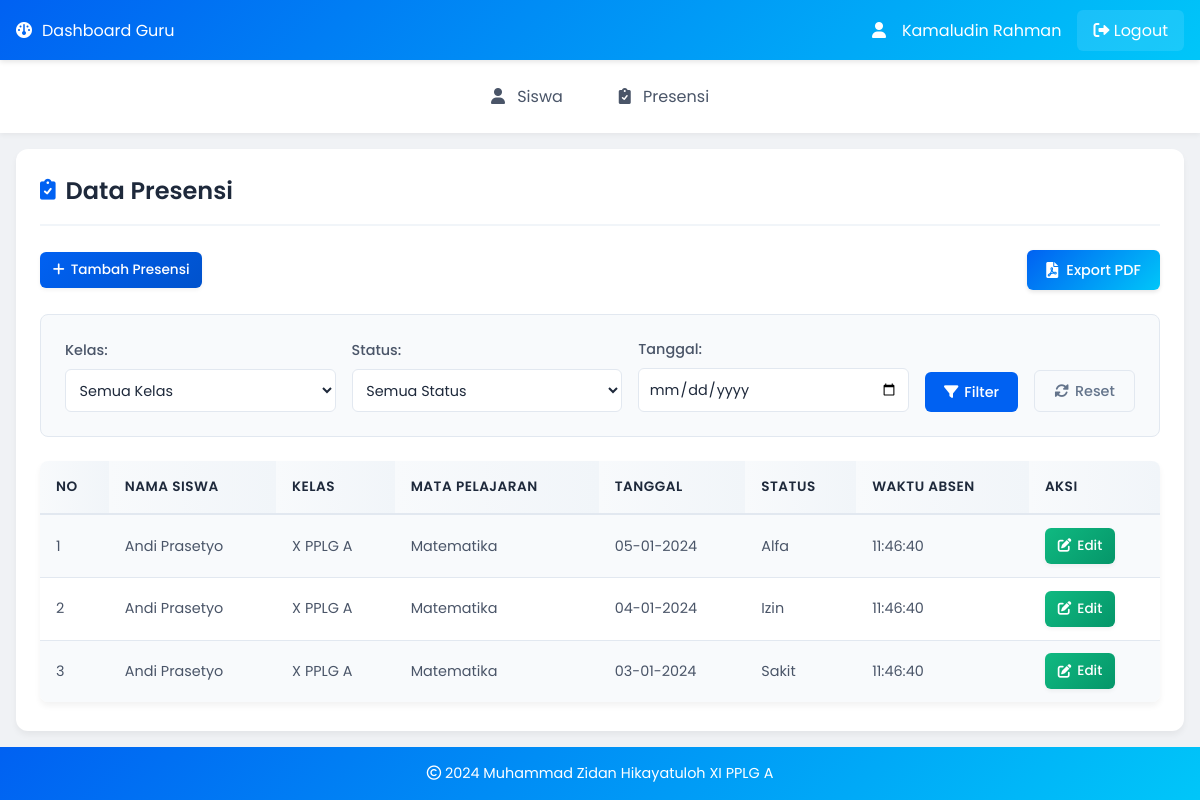
The app's page /guru/data_presensi.php (signed in) with its own data.
### tables this page shows
CREATE TABLE `presensi` (
  `id_presensi` int(11) NOT NULL,
  `id_siswa` int(11) NOT NULL,
  `id_mapel` int(11) NOT NULL,
  `tanggal` date NOT NULL,
  `status` enum('Hadir','Sakit','Izin','Alfa') NOT NULL,
  `waktu_absen` timestamp NOT NULL DEFAULT current_timestamp() ON UPDATE current_timestamp()
);

CREATE TABLE `siswa` (
  `id_siswa` int(11) NOT NULL,
  `nama_lengkap` varchar(100) NOT NULL,
  `id_kelas` int(11) NOT NULL,
  `NISN` varchar(20) NOT NULL,
  `jenis_kelamin` enum('L','P') NOT NULL,
  `username` varchar(50) NOT NULL,
  `password` varchar(255) NOT NULL
);

CREATE TABLE `mapel` (
  `id_mapel` int(11) NOT NULL,
  `nama_mapel` varchar(100) NOT NULL
);

### guru/data_presensi.php (the view, shortened to what this page needs)
<?php
include '../koneksi.php';
$id_guru = $_SESSION['guru']['id_guru'];
$query_mapel = mysqli_query($koneksi, "SELECT mapel FROM guru WHERE id_guru = '$id_guru'");
$mapel_guru = mysqli_fetch_assoc($query_mapel);
$query_mapel = "SELECT id_mapel FROM mapel WHERE nama_mapel = '$mapel_guru[mapel]'";
$result_mapel = mysqli_query($koneksi, $query_mapel);
$id_mapel = mysqli_fetch_assoc($result_mapel)['id_mapel'];
?>
<!DOCTYPE html>
<html lang="en">
<head>
    <link rel="stylesheet" href="../style2.css?v=<?php echo time(); ?>">
    <link href="https://cdnjs.cloudflare.com/ajax/libs/font-awesome/6.0.0/css/all.min.css" rel="stylesheet">
</head>
<body>
    <header>
        <i class="fas fa-dashboard"></i> Dashboard Guru
        <div class="user-info">
            <i class="fas fa-user"></i> <?php echo $_SESSION['guru']['nama_lengkap']; ?>
            <a href="../logout.php" class="logout-btn"><i class="fas fa-sign-out-alt"></i> Logout</a>
        </div>
    </header>
    <nav>
        <a href="data_siswa.php"><i class="fas fa-user"></i> Siswa</a>
        <a href="data_presensi.php"><i class="fas fa-clipboard-check"></i> Presensi</a>
    </nav>
    <div class="container">
        <h1><i class="fas fa-clipboard-check"></i> Data Presensi</h1>
        <div class="action-container">
            <a href="../fungsi/tambah.php?table=presensi" class="crud-button add-button">
                <i class="fas fa-plus"></i> Tambah Presensi
            </a>
            <a href="export_pdf.php?<?php echo http_build_query($_GET); ?>" class="crud-button export-button">
                <i class="fas fa-file-pdf"></i> Export PDF
            </a>
        </div>
        <div class="filter-container">
            <form action="" method="GET" class="filter-form">
                <div class="filter-group">
                    <label>Kelas:</label>
                    <select name="kelas" class="filter-select">
                        <option value="">Semua Kelas</option>
                    </select>
                </div>
                <div class="filter-group">
                    <label>Status:</label>
                    <select name="status" class="filter-select">
                        <option value="">Semua Status</option>
                    </select>
                </div>
                <div class="filter-group">
                    <label>Tanggal:</label>
                    <input type="date" name="tanggal" value="<?php date('Y-m-d'); ?>" class="filter-date">
                </div>
                <button type="submit" class="filter-button">
                    <i class="fas fa-filter"></i> Filter
                </button>
                <a href="data_presensi.php" class="reset-button">
                    <i class="fas fa-sync-alt"></i> Reset
                </a>
            </form>
        </div>
        <table class="data-table">
            <tr>
                <th>No</th>
                <th>Nama Siswa</th>
                <th>Kelas</th>
                <th>Mata Pelajaran</th>
                <th>Tanggal</th>
                <th>Status</th>
                <th>Waktu Absen</th>
                <th>Aksi</th>
            </tr>
            <?php
            $no = 1;
            $where = ["j.id_guru = '$id_guru'"];
            $where_clause = implode(" AND ", $where);
            $query = "SELECT p.*, s.nama_lengkap, m.nama_mapel,
                      CONCAT(k.tingkatan, ' ', k.jurusan, ' ', k.kelas) as nama_kelas
                      FROM presensi p
                      JOIN siswa s ON p.id_siswa = s.id_siswa
                      JOIN mapel m ON p.id_mapel = m.id_mapel
                      JOIN kelas k ON s.id_kelas = k.id_kelas
                      JOIN jadwal j ON k.id_kelas = j.id_kelas
                      WHERE $where_clause
                      ORDER BY p.tanggal DESC, s.nama_lengkap ASC";
            $data = mysqli_query($koneksi, $query);
            while($d = mysqli_fetch_array($data)){
            ?>
            <tr>
                <td><?php echo $no++; ?></td>
                <td><?php echo $d['nama_lengkap']; ?></td>
                <td><?php echo $d['nama_kelas']; ?></td>
                <td><?php echo $d['nama_mapel']; ?></td>
                <td><?php echo $d['tanggal'] ? date('d-m-Y', strtotime($d['tanggal'])) : '-'; ?></td>
                <td><?php echo $d['status']; ?></td>
                <td><?php echo $d['waktu_absen'] != '-' ? date('H:i:s', strtotime($d['waktu_absen'])) : '-'; ?></td>
                <td>
                    <?php if($d['id_presensi']): ?>
                    <a href="../fungsi/edit.php?table=presensi&id=<?php echo $d['id_presensi']; ?>" class="crud-button edit-button">
                        <i class="fas fa-edit"></i> Edit
                    </a>
                    <?php else: ?>
                    <a href="../fungsi/tambah.php?table=presensi&siswa=<?php echo $d['id_siswa']; ?>&mapel=<?php echo $id_mapel; ?>" class="crud-button add-button">
                        <i class="fas fa-plus"></i> Absen
                    </a>
                    <?php endif; ?>
                </td>
            </tr>
            <?php } ?>
        </table>
    </div>
    <footer>
        <p><i class="far fa-copyright"></i> 2024 Muhammad Zidan Hikayatuloh XI PPLG A</p>
    </footer>
</body>
</html>

### records on screen
presensi: id_siswa.nama_lengkap "Andi Prasetyo", nama_kelas "X PPLG A", id_mapel.nama_mapel "Matematika", tanggal "05-01-2024", status "Alfa", waktu_absen "11:46:40"
presensi: id_siswa.nama_lengkap "Andi Prasetyo", nama_kelas "X PPLG A", id_mapel.nama_mapel "Matematika", tanggal "04-01-2024", status "Izin", waktu_absen "11:46:40"
presensi: id_siswa.nama_lengkap "Andi Prasetyo", nama_kelas "X PPLG A", id_mapel.nama_mapel "Matematika", tanggal "03-01-2024", status "Sakit", waktu_absen "11:46:40"

### other values on screen
$_SESSION['guru']['nama_lengkap'] "Kamaludin Rahman"
